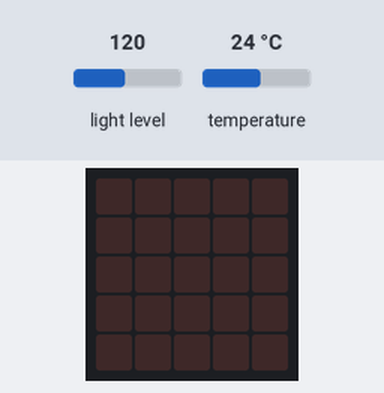
Bench run of a program on a simulated BBC micro:bit (MakeCode). On the bench: the board's 5×5 LED display. Inputs (shaded band) come from the test bench; at power-on: temperature 24 °C, light level 120.

Above: at 1.3 s.
1.4 s: temperature set to 10.4 °C
2.9 s: temperature set to 9.2 °C
At 3.4 s:
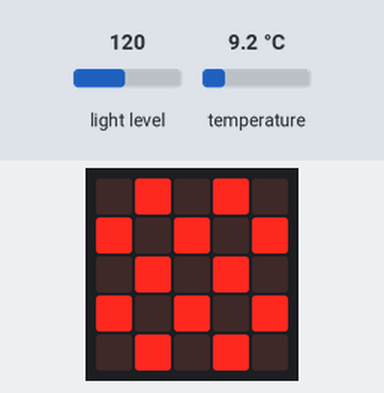
At 8.8 s:
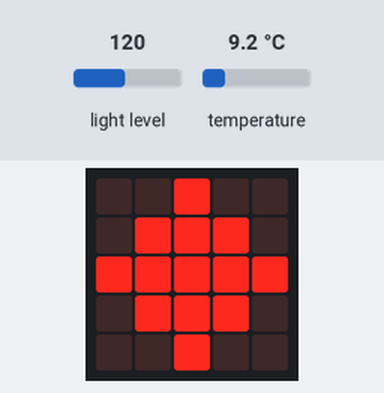
8.9 s: light level set to 94
11.4 s: light level set to 85
At 18.2 s:
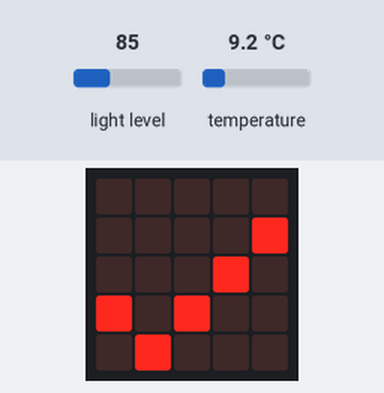
Timing chart, 0 to 19.7 s (numbered marks = the images above; inputs shaded):
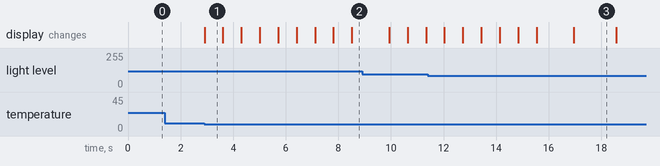

The program:

main.ts
```typescript
let Temperatura = 0
let Luz = 0
basic.pause(100)
basic.forever(function () {
    if (input.lightLevel() >= 90) {
        Luz = 1
    }
    if (input.lightLevel() < 90) {
        Luz = 0
    }
})
basic.forever(function () {
    if (input.temperature() < 10) {
        Temperatura = 0
    }
    if (input.temperature() >= 10 && input.temperature() <= 20) {
        Temperatura = 1
    }
    if (input.temperature() > 20) {
        Temperatura = 2
    }
})
basic.forever(function () {
    if (Luz == 0 && Temperatura == 0) {
        basic.showIcon(IconNames.Yes)
        basic.pause(1000)
        basic.showLeds(`
            . . # . .
            . # # # .
            # # # # #
            . # # # .
            . . # . .
            `)
        basic.pause(1000)
    } else if (Luz == 0 && Temperatura == 1) {
        basic.showIcon(IconNames.Yes)
        basic.pause(1000)
        basic.showString("OK")
    } else if (Luz == 0 && Temperatura == 2) {
        basic.showIcon(IconNames.Yes)
        basic.pause(1000)
        basic.showLeds(`
            . . # . .
            . . # . .
            # # # # #
            . . # . .
            . . # . .
            `)
        basic.pause(1000)
    } else if (Luz == 1 && Temperatura == 0) {
        for (let index = 0; index < 4; index++) {
            basic.showIcon(IconNames.Chessboard)
            basic.pause(100)
            basic.showIcon(IconNames.Square)
            basic.pause(100)
        }
        basic.showLeds(`
            . . # . .
            . # # # .
            # # # # #
            . # # # .
            . . # . .
            `)
        basic.pause(1000)
    } else if (Luz == 1 && Temperatura == 1) {

    } else if (false) {

    }
})
```

test.ts
```typescript
// aquí va el archivo "tests"; esto no se compilará cuando este paquete se utilice como una extensión.
```

Measured:
- the behaviour switches between 10 and 9.9 °C on temperature (found by bisection; images 0 and 1)
- the behaviour switches between 90 and 89 on light level (found by bisection; images 2 and 3)
- after the input at 1.4 s, every drawn part: stays the same
- after the input at 2.9 s, the display: changes at once (image 1)
- after the input at 11.4 s, the display: first differs from a run without the input after 5.6 s (image 3)
- what the display in image 1 shows lasts 0.7 s, from 2.9 s to 3.6 s
